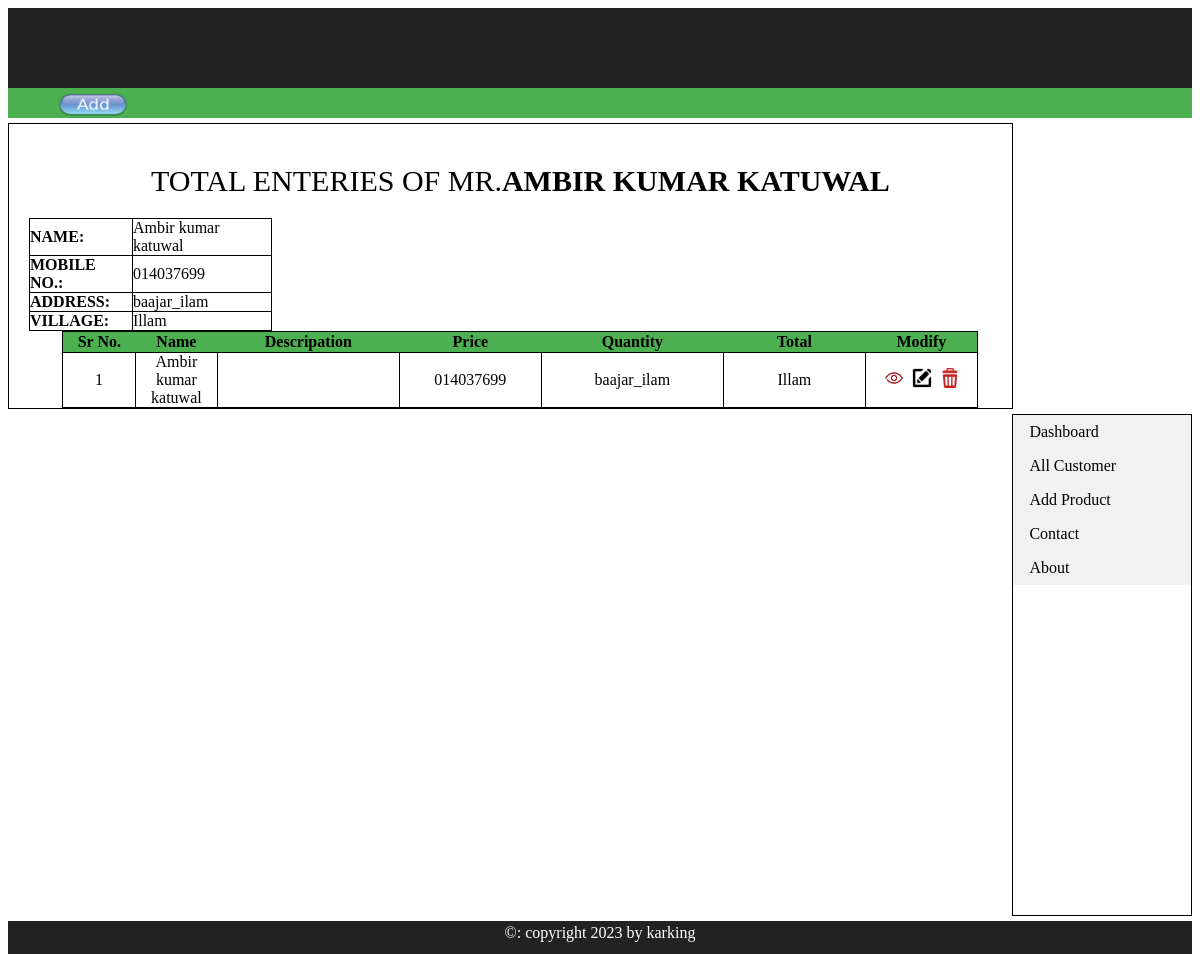
The app's page /viewin_costumer.php?cos_id=1 with its own data.
### tables this page shows
CREATE TABLE `costumers` (
  `cos_id` int(10) NOT NULL,
  `cos_name` text NOT NULL,
  `mobile` varchar(15) NOT NULL,
  `village` text NOT NULL,
  `p_status` text NOT NULL,
  `cos_address` text NOT NULL,
  `date` timestamp NOT NULL DEFAULT CURRENT_TIMESTAMP
);

### viewin_costumer.php (the view, shortened to what this page needs)
<?php
include("includes/db24.php");
?>
<html>
<head>
<head>
<?php
		$user = $_GET['cos_id'];
        $get_user = "select * from costumers where cos_id='$user'";
        $run_user = mysqli_query($con, $get_user);
        $row=mysqli_fetch_array($run_user);
      $cos_name=$row['cos_name'];
	  $cos_address=$row['cos_address'];
	  $cos_village=$row['village'];
	  $cos_mob=$row['mobile'];
?>
</head>
 <body>
  <div class="header">
</div>
  <div class="navbar"><a href="add_costumer.php"><img src="images/add1.png" height="24" width="70"></a></div>
  <div class="left_content">
  <div align="center">
   <div style="font-size:30px; font-style:bolder;padding-bottom:20px;padding-top:20px;">
TOTAL ENTERIES OF MR.<b><?php echo $cos_name;?></b>
   </div>
  <table style="margin-right:740px;">
   <tr>
    <td><b>Name: </b></td><td><?php echo $cos_name;?></td>
	</tr>
	<tr>
    <td><b>Mobile No.: </b></td><td><?php echo $cos_mob;?></td>
	</tr>
	<tr>
    <td><b>Address: </b></td><td><?php echo $cos_address;?></td>
	</tr>
	<tr>
    <td><b>Village: </b></td><td><?php echo $cos_village;?></td>
   </tr>
   </table>
			<table>
			<tr>
			<th align="center" style="width:70px;">Sr No.</th>
            <th align="center" style="width:80px;">Name</th>
            <th align="center" style="width:180px;">Descripation</th>
			<th align="center" style="width:140px;">Price</th>
			<th align="center" style="width:180px;">Quantity</th>
			<th align="center" style="width:140px;">Total</th>
			<th align="center" style="width:110px;">Modify</th>
			</tr>
<?php
       $i=0;
		$get_costumers="select*from costumers where cos_id='$user' order by 1 DESC;";
		$run_costumers=mysqli_query($con, $get_costumers);
		while ($row_costumers=mysqli_fetch_array($run_costumers)){
			$cos_id = $row_costumers['cos_id'];
			$cos_name = $row_costumers['cos_name'];
			$cos_mob = $row_costumers['mobile'];
			$cos_add = $row_costumers['cos_address'];
			$cos_village = $row_costumers['village'];
			$cos_desc = $row_costumers['cos_desc'];
			$i++;
	     ?>
			<tr>
			<td align="center" ><?php echo $i; ?></td>
            <td align="center" ><?php echo $cos_name; ?></td>
            <td align="center" ><?php echo $cos_desc; ?></td>
			<td align="center" ><?php echo $cos_mob; ?></td>
			<td align="center" ><?php echo $cos_add; ?></td>
			<td align="center" ><?php echo $cos_village; ?></td>
			<td align="center" >
			<a href="view_costumer.php?cos_id=<?php echo $cos_id; ?>"><img src="images/view.png"width="20"height="20"></a>&nbsp;
			<a href="edit_costumer.php?cos_id=<?php echo $cos_id; ?>"><img src="images/edit.png"width="20"height="20"></a>&nbsp;
			<a href="delete.php?cos_id=<?php echo $cos_id; ?>"><img src="images/delete.png" width="20"height="20"></a></td>
			</tr>
		<?php } ?>
      </table>
   </div>
  </div>
  <div class="right_content">
    <ul>
	   <li><a href="index.php">Dashboard</a></li>
       <li><a href="all_costumer.php">All Customer</a></li>
       <li><a href="add_pro.php">Add Product</a></li>
       <li><a href="#contact">Contact</a></li>
       <li><a href="#about">About</a></li>
    </ul>
  </div>
  <div class="footer"><div align="center" class="footer_text">&copy: copyright 2023 by karking</div></div>
 </body>
</html>

### viewin_costumer.php (style rules this page uses)
.header { padding-top:10px; padding-left:10px; height:70px; width:auto; background:#222; }
.navbar { padding-top:5px; padding-left:50px; height:25px; width:auto%; background:#4caf50; }
.left_content { float:left; padding-left:20px; padding-top:20px; margin-top:5px; height:auto; width:83%; background:#fff; border:1px solid black; }
table,td { padding:0px; border:1px solid black; border-collapse: collapse; }
th { background:#4caf50; }
.right_content { float:right; margin-top:5px; height:500px; width:15%; background:#fff; border:1px solid black; }
ul { list-style-type: none; margin: 0; padding: 0; width: 100%; background-color: #f1f1f1; }
li a { display: block; color: #000; padding: 8px 16px; text-decoration: none; }
.footer { margin-top:5px; padding-top:3px; float:left; height:30px; width:100%; background:#222; }
.footer_text { color:#fff; }
b { text-transform: uppercase; }

### records on screen
costumers: cos_name "AMBIR KUMAR KATUWAL", cos_name "Ambir kumar katuwal", mobile "014037699", cos_address "baajar_ilam", village "Illam"
